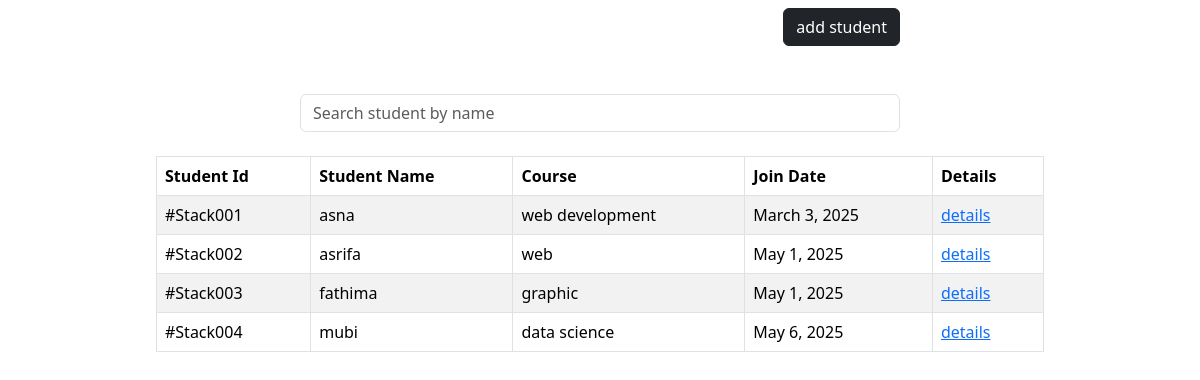
Page /students (signed in) on the earlier database version.
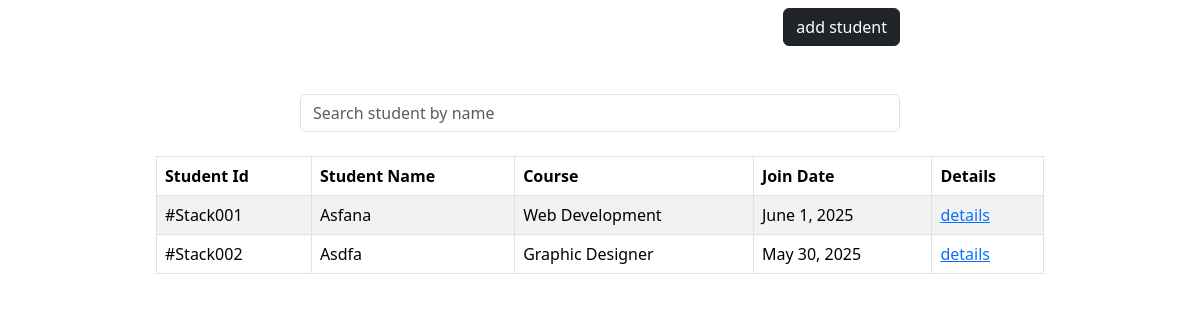
Same page on the later database version.
### app/models.py (models this page shows, shortened)
class Student(models.Model):
    course_choices=[('Web Development' , 'Web Development'),
                    ('Graphic Designer' , 'Graphic Designer'),
                    ('Digital Marketing', 'Digital Marketing')]
    student_id=models.CharField(max_length=20, unique=True)
    name=models.CharField(max_length=30)
    join_date=models.DateField(null=True)
    course=models.CharField(choices=course_choices, max_length=50)

### app/views.py (the view)
# urls.py: path('students',views.students, name='students'),
@login_required
def students(request) :
    students=Student.objects.all()
    courses=Student.course_choices
    return render(request, 'students.html',locals())

### templates/students.html (shortened to what this page needs)
{% extends 'base.html' %}
{% load static %}
{% block content %}
<div class="d-flex justify-content-end w-75 mt-2 mr-5">
    <button type="button" class="btn btn-dark" data-bs-toggle="modal" data-bs-target="#student_form" >add student</button>
</div>
<div class="mt-5 position-relative w-50 mx-auto">
  <input type="text" id="studentSearch" class="form-control" placeholder="Search student by name">
</div>
<div class="d-flex justify-content-center m-2 ">
    {% if students %}
   <table class="table table-striped table-bordered w-75 m-3" style="background-color: gray;">
    <thead class="">
        <tr>
        <th>Student Id</th>
        <th>Student Name</th>
        <th>Course</th>
        <th>Join Date</th>
        <th>Details</th>
        </tr>
    </thead>
    <tbody>
        {% for student in students %}
        <tr>
            <td>#Stack00{{student.id}}</td>
            <td>{{student.name}}</td>
            <td>{{student.course}}</td>
            <td>{{student.join_date}}</td>
            <td><a href="{% url 'student_details' student.id %}">details</a></td>
        </tr>
        {% endfor %}
    </tbody>
   </table>
   {% else %}
   <p class="text-center mt-4
   ">students are not available!</p>
   {% endif %}
</div>
{% endblock %}

### templates/base.html (shortened to what this page needs)
<html lang="en">
<head>
    <link href="https://cdn.jsdelivr.net/npm/bootstrap@5.3.3/dist/css/bootstrap.min.css" rel="stylesheet">
    <link rel="stylesheet" href="https://cdn.jsdelivr.net/npm/bootstrap-icons@1.11.3/font/bootstrap-icons.css">
</head>
<body>
    {% block content %}
    {% endblock %}
</body>
</html>

Differences in the rows shown:
removed Student: id "3", name "fathima", course "graphic", join_date "May 1, 2025"
removed Student: id "4", name "mubi", course "data science", join_date "May 6, 2025"
changed Student id 1: name "asna" → "Asfana"; course "web development" → "Web Development"; join_date "March 3, 2025" → "June 1, 2025"
changed Student id 2: name "asrifa" → "Asdfa"; course "web" → "Graphic Designer"; join_date "May 1, 2025" → "May 30, 2025"
